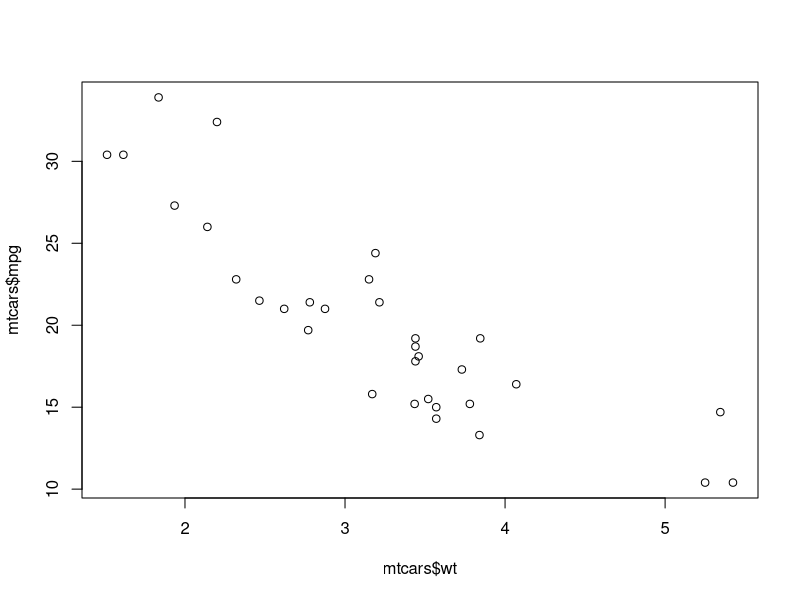
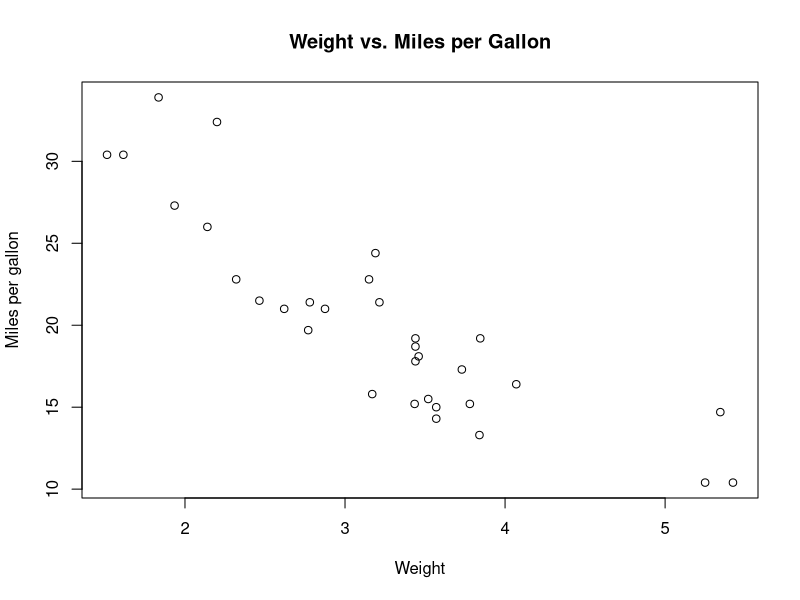

R code for these plots, in order:
# Title     : TODO
# Objective : TODO

sin(pi)         # 1.224606e-16
log(3)          # 1.098612 (자연로그)
log10(100)      # 2  (상용로그)
floor(3.14)     # 3  (버림)
ceiling(5.87)   # 6  (올림)
round(4.65)     # 5  (반올림)

# 그래프 예제
# load some data
data(mtcars)
# create a basic scatterplot
plot(mtcars$wt, mtcars$mpg)
# specify better axis labels and add a title
plot(mtcars$wt, mtcars$mpg, xlab="Weight", ylab="Miles per gallon", main="Weight vs. Miles per Gallon")
